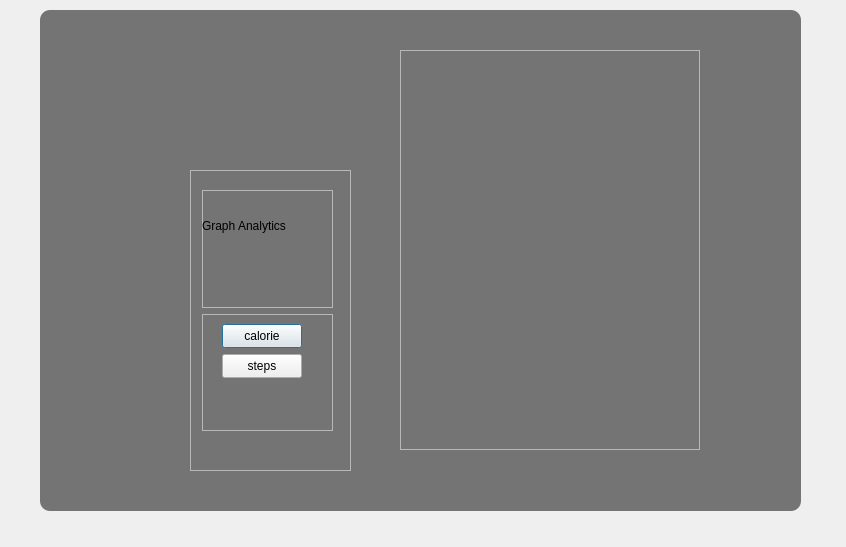
<?xml version="1.0" encoding="UTF-8"?>
<ui version="4.0">
 <class>stepgraph</class>
 <widget class="QDialog" name="stepgraph">
  <property name="geometry">
   <rect>
    <x>0</x>
    <y>0</y>
    <width>846</width>
    <height>547</height>
   </rect>
  </property>
  <property name="windowTitle">
   <string>Dialog</string>
  </property>
  <property name="styleSheet">
   <string notr="true">#stepgraph{
	border-image: url(:/images/Myresources/background.png);
}</string>
  </property>
  <widget class="QFrame" name="frame">
   <property name="geometry">
    <rect>
     <x>40</x>
     <y>10</y>
     <width>761</width>
     <height>501</height>
    </rect>
   </property>
   <property name="styleSheet">
    <string notr="true">#frame{
	border: 2px;
    border-radius: 10px;
	background-color: rgba(30, 30, 30, 150);
}</string>
   </property>
   <property name="frameShape">
    <enum>QFrame::Shape::StyledPanel</enum>
   </property>
   <property name="frameShadow">
    <enum>QFrame::Shadow::Raised</enum>
   </property>
   <widget class="QFrame" name="frame_2">
    <property name="geometry">
     <rect>
      <x>150</x>
      <y>160</y>
      <width>161</width>
      <height>301</height>
     </rect>
    </property>
    <property name="frameShape">
     <enum>QFrame::Shape::StyledPanel</enum>
    </property>
    <property name="frameShadow">
     <enum>QFrame::Shadow::Raised</enum>
    </property>
    <widget class="QWidget" name="">
     <property name="geometry">
      <rect>
       <x>12</x>
       <y>20</y>
       <width>131</width>
       <height>241</height>
      </rect>
     </property>
     <layout class="QVBoxLayout" name="verticalLayout">
      <item>
       <widget class="QFrame" name="frame_4">
        <property name="frameShape">
         <enum>QFrame::Shape::StyledPanel</enum>
        </property>
        <property name="frameShadow">
         <enum>QFrame::Shadow::Raised</enum>
        </property>
        <widget class="QLabel" name="label">
         <property name="geometry">
          <rect>
           <x>0</x>
           <y>10</y>
           <width>101</width>
           <height>51</height>
          </rect>
         </property>
         <property name="text">
          <string>Graph Analytics</string>
         </property>
        </widget>
       </widget>
      </item>
      <item>
       <widget class="QFrame" name="frame_5">
        <property name="frameShape">
         <enum>QFrame::Shape::StyledPanel</enum>
        </property>
        <property name="frameShadow">
         <enum>QFrame::Shadow::Raised</enum>
        </property>
        <widget class="QPushButton" name="pushButton">
         <property name="geometry">
          <rect>
           <x>20</x>
           <y>10</y>
           <width>80</width>
           <height>24</height>
          </rect>
         </property>
         <property name="text">
          <string>calorie</string>
         </property>
        </widget>
        <widget class="QPushButton" name="pushButton_2">
         <property name="geometry">
          <rect>
           <x>20</x>
           <y>40</y>
           <width>80</width>
           <height>24</height>
          </rect>
         </property>
         <property name="text">
          <string>steps</string>
         </property>
        </widget>
       </widget>
      </item>
     </layout>
    </widget>
   </widget>
   <widget class="QFrame" name="frame_3">
    <property name="geometry">
     <rect>
      <x>360</x>
      <y>40</y>
      <width>300</width>
      <height>400</height>
     </rect>
    </property>
    <property name="minimumSize">
     <size>
      <width>300</width>
      <height>400</height>
     </size>
    </property>
    <property name="frameShape">
     <enum>QFrame::Shape::StyledPanel</enum>
    </property>
    <property name="frameShadow">
     <enum>QFrame::Shadow::Raised</enum>
    </property>
   </widget>
  </widget>
 </widget>
 <resources/>
 <connections/>
</ui>
